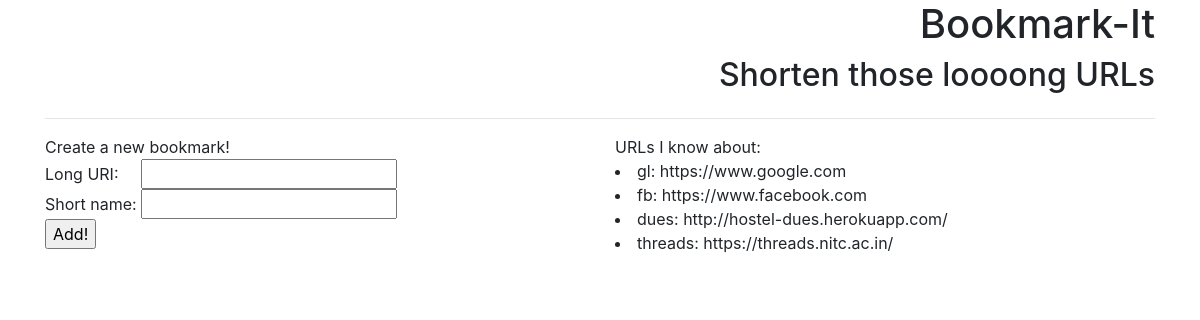
Before: / with the older database file.
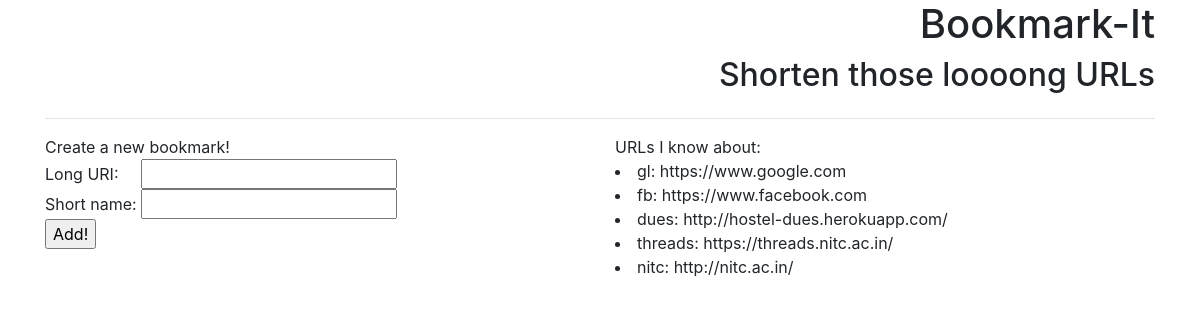
After: the same page with the newer database file.
### database_setup.py (models this page shows)
class Shortener(Base):
    __tablename__ = 'shortener'
    short_link = Column(
        String(20),
        primary_key = True
    )
    long_link = Column(
        String(100),
        nullable = False
    )

### app.py (the view, shortened to what this page needs)
@app.route("/",methods=['GET','POST'])
def homepage():
	if request.method == 'GET':
		pass
	else:
		pass
	try:
		saved_urls = session.query(Shortener).all()
		return render_template("homepage.html",saved_urls=saved_urls)
	except:
		return render_template("homepage.html",saved_urls='')

### templates/homepage.html (shortened to what this page needs)
<!DOCTYPE html>
<html>
    <head>
        <link rel=stylesheet type=text/css href="../static/css/bootstrap.min.css">
    </head>
    <body>
        <div class="container">
            <div class="row">
                <h1 class="col-md-12 text-right">
                    Bookmark-It
                </h1>
                <h2 class="col-md-12 text-right">
                        Shorten those loooong URLs
                </h2>
                <div class="col-md-12">
                    <hr>
                </div>
                <div class="col-md-6">
                    Create a new bookmark!
                    <form action="" method="post">
                        Long URI:&nbsp;&nbsp;&nbsp;&nbsp;
                        <input type="text" name="long_link"><br>
                        Short name:
                        <input type="text" name="short_link"><br>
                        <input type="submit" value="Add!">
                    </form>
                </div>
                <div class="col-md-6">
                    URLs I know about:
                    {% if saved_urls %}
                        {% for url in saved_urls %}
                            <li>{{url.short_link}}: {{url.long_link}}</li>
                        {% endfor %}
                    {% endif %}
                </div>
            </div>
        </div>
    </body>
</html>

Changed rows visible on the page:
added Shortener: short_link "nitc", long_link "http://nitc.ac.in/"
